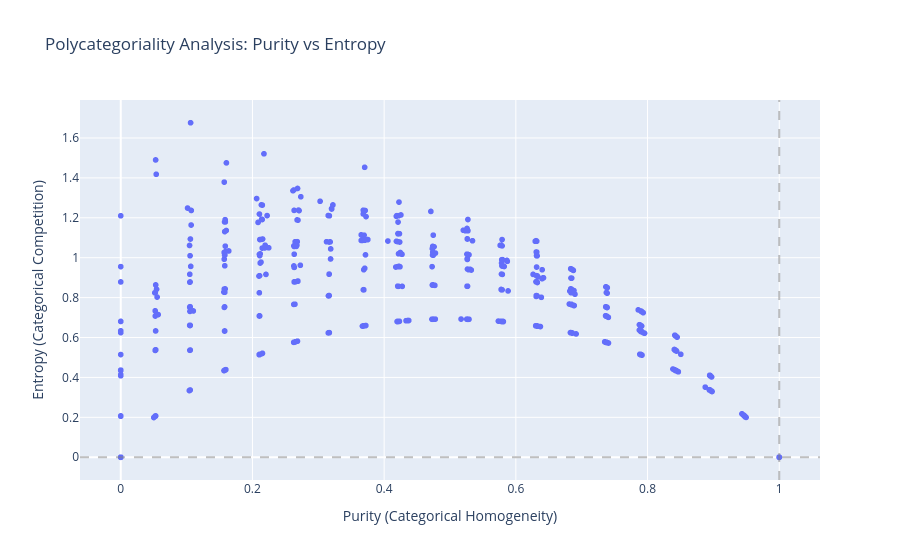

Here is the notebook cell this chart was saved with:
### Code cell
import plotly.express as px
import pandas as pd

# Convert your 'scores' dictionary to a DataFrame
df = pd.DataFrame.from_dict(scores, orient='index')

# # Assuming lex_unit was a tuple (word, pos)
# df['word'] = df.index.apply(lambda x: x[0])
# df['category'] = df['index'].apply(lambda x: x[1])

# # Calculate medians for the dashed lines
med_p = df['purity'].median()
med_e = df['entropy'].median()

fig = px.scatter(
    df, x="purity", y="entropy",  
    hover_name=list(df.index),
    hover_data={
        "purity": True,
        "entropy": True,
        "rival_category": True,
        "rival_weight_ratio": True
    },
    title="Polycategoriality Analysis: Purity vs Entropy",
    labels={"purity": "Purity (Categorical Homogeneity)", "entropy": "Entropy (Categorical Competition)", "rival_category": "Other category around", "rival_weight_ratio": "Its weight"},
    # template="plotly_dark" # Or "plotly_white"
)

# Add the "Crosshair" at the medians

fig.add_vline(x=med_p, line_dash="dash", line_color="gray", opacity=0.5)
fig.add_hline(y=med_e, line_dash="dash", line_color="gray", opacity=0.5)

fig.show()

### Figure 1 — Plotly figure (JSON) as saved in the notebook; plotly's stock layout.template omitted (floating-point values rounded to 4 significant figures; data arrays with more than 128 entries replaced by an {"elided": "..."} marker saying what was removed)
{"data": [{"customdata": {"elided": "2918x2 mixed values"}, "hovertemplate": "<b>%{hovertext}</b><br><br>Purity (Categorical Homogeneity)=%{x}<br>Entropy (Categorical Competition)=%{y}<br>Other category around=%{customdata[0]}<br>Its weight=%{customdata[1]}<extra></extra>", "hovertext": {"elided": "2918x2 str values"}, "legendgroup": "", "marker": {"color": "#636efa", "symbol": "circle"}, "mode": "markers", "name": "", "showlegend": false, "type": "scattergl", "x": {"elided": "2918 float values"}, "xaxis": "x", "y": {"elided": "2918 float values"}, "yaxis": "y"}], "layout": {"legend": {"tracegroupgap": 0}, "shapes": [{"line": {"color": "gray", "dash": "dash"}, "opacity": 0.5, "type": "line", "x0": 1, "x1": 1, "xref": "x", "y0": 0, "y1": 1, "yref": "y domain"}, {"line": {"color": "gray", "dash": "dash"}, "opacity": 0.5, "type": "line", "x0": 0, "x1": 1, "xref": "x domain", "y0": 0, "y1": 0, "yref": "y"}], "title": {"text": "Polycategoriality Analysis: Purity vs Entropy"}, "xaxis": {"anchor": "y", "domain": [0, 1], "title": {"text": "Purity (Categorical Homogeneity)"}}, "yaxis": {"anchor": "x", "domain": [0, 1], "title": {"text": "Entropy (Categorical Competition)"}}}}
